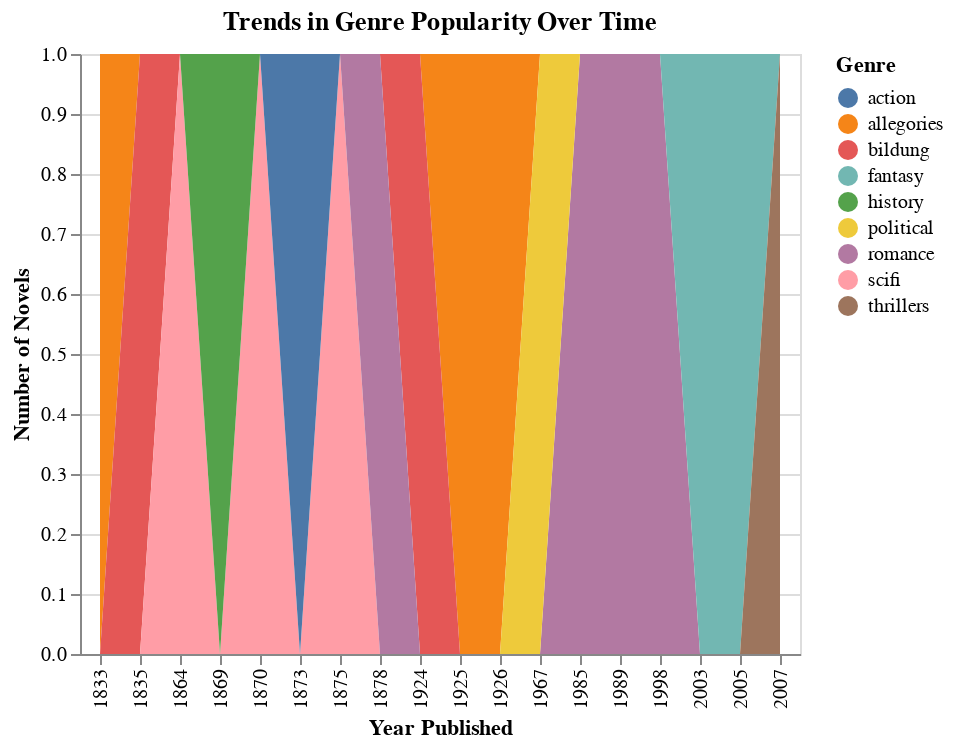

Source (notebook cell):
### Markdown cell above
# 8. Genre Popularity Over Time

### Code cell
# Count the number of books in each genre by publication year
genre_year_counts = df_cleaned[df_cleaned['genre']!='na'].groupby(['pub_year', 'genre']).size().reset_index(name='Count')

# Altair area chart to show genre trends over time
chart_genre_trend = alt.Chart(genre_year_counts).mark_area().encode(
    x=alt.X('pub_year:O', title='Year Published'),
    y=alt.Y('Count:Q', title='Number of Novels'),
    color=alt.Color('genre:N', title='Genre')
).properties(
    title='Trends in Genre Popularity Over Time'
)
chart_genre_trend.display()

### Figure 1 — Vega-Lite specification as saved in the notebook (floating-point values rounded to 4 significant figures)
{"config": {"view": {"continuousWidth": 300, "continuousHeight": 300}}, "data": {"name": "data-25cb113745d1ddeff6992889cdc827c0"}, "mark": {"type": "area"}, "encoding": {"color": {"field": "genre", "title": "Genre", "type": "nominal"}, "x": {"field": "pub_year", "title": "Year Published", "type": "ordinal"}, "y": {"field": "Count", "title": "Number of Novels", "type": "quantitative"}}, "title": "Trends in Genre Popularity Over Time", "$schema": "https://vega.github.io/schema/vega-lite/v5.15.1.json", "datasets": {"data-25cb113745d1ddeff6992889cdc827c0": [{"pub_year": 1833, "genre": "allegories", "Count": 1}, {"pub_year": 1835, "genre": "bildung", "Count": 1}, {"pub_year": 1864, "genre": "scifi", "Count": 1}, {"pub_year": 1869, "genre": "history", "Count": 1}, {"pub_year": 1870, "genre": "scifi", "Count": 1}, {"pub_year": 1873, "genre": "action", "Count": 1}, {"pub_year": 1875, "genre": "scifi", "Count": 1}, {"pub_year": 1878, "genre": "romance", "Count": 1}, {"pub_year": 1924, "genre": "bildung", "Count": 1}, {"pub_year": 1925, "genre": "allegories", "Count": 1}, {"pub_year": 1926, "genre": "allegories", "Count": 1}, {"pub_year": 1967, "genre": "political", "Count": 1}, {"pub_year": 1985, "genre": "romance", "Count": 1}, {"pub_year": 1989, "genre": "romance", "Count": 1}, {"pub_year": 1998, "genre": "romance", "Count": 1}, {"pub_year": 2003, "genre": "fantasy", "Count": 1}, {"pub_year": 2005, "genre": "fantasy", "Count": 1}, {"pub_year": 2007, "genre": "thrillers", "Count": 1}]}}
